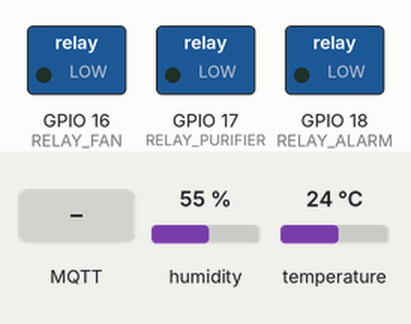
Recording of a sketch running on a simulated ESP32. Shown: switched loads named in the sketch (green lamp = pin HIGH). The test bench sets the inputs (shaded band); at power-on: humidity 55 %, temperature 24 °C. WiFi joins after 1.5 s; servers stay silent unless stated; random numbers use the default seed unless the sketch sets one; no MQTT or app messages arrive unless stated; what the sketch prints to the serial monitor is not drawn.

Above: at 2.7 s.
2.8 s: MQTT message "ON" arrives on the first subscribed topic
At 5.7 s:
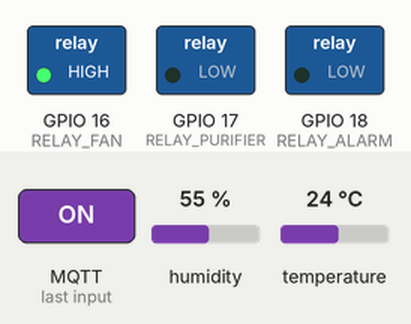
6.5 s: MQTT message "ON" arrives on the second subscribed topic
At 7.3 s:
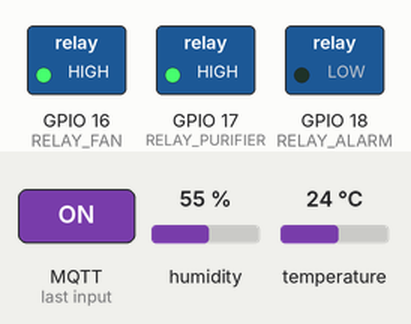
8.0 s: MQTT message "1" arrives on the first subscribed topic
At 8.4 s:
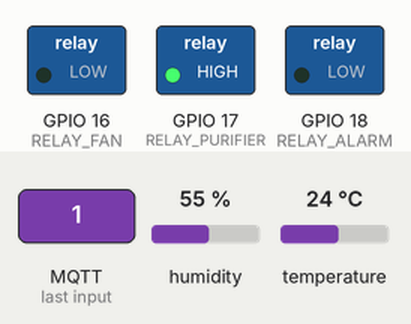
9.5 s: MQTT message "ON" arrives on the third subscribed topic
At 10.7 s:
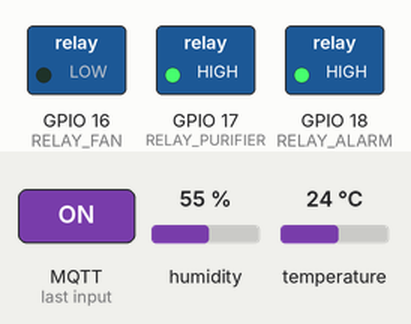
11.0 s: MQTT message "1" arrives on the second subscribed topic
At 12.0 s:
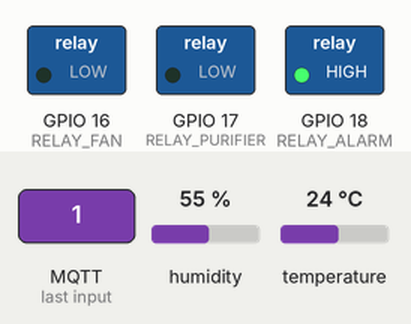
12.5 s: MQTT message "ON" arrives on the first subscribed topic
At 13.1 s:
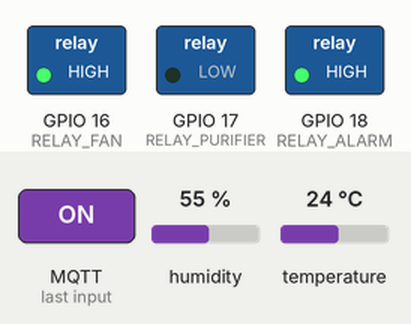
Timing chart, 0 to 15.0 s (numbered marks = the images above; inputs shaded):
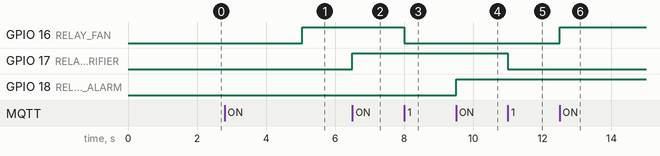

Measured:
- after the input at 2.8 s, GPIO 16 (RELAY_FAN): LOW → HIGH after 2.3 s
- after the input at 6.5 s, GPIO 17 (RELAY_PURIFIER): LOW → HIGH at once
- after the input at 8.0 s, GPIO 16 (RELAY_FAN): HIGH → LOW at once
- after the input at 9.5 s, GPIO 18 (RELAY_ALARM): LOW → HIGH at once
- after the input at 11.0 s, GPIO 17 (RELAY_PURIFIER): HIGH → LOW at once
- after the input at 12.5 s, GPIO 16 (RELAY_FAN): LOW → HIGH at once

The sketch:

SmartIndoorAirMonitor.ino
```cpp
/*
 * Smart Air Quality Monitoring System
 * ESP32 Firmware
 *
 * This code implements a smart indoor air quality monitoring system using:
 * - DHT11 for temperature and humidity
 * - MQ135 for gas/air quality
 * - 3 relays for fan, purifier, and alarm control
 * - MQTT communication with a local broker
 */

#include <WiFi.h>
#include <PubSubClient.h>
#include <DHT.h>

// WiFi credentials
const char* ssid = "JARVIS";
const char* password = "jarvis$100";

// MQTT Broker settings
const char* mqtt_server = "192.168.43.4"; // Change to your MQTT broker IP
const int mqtt_port = 1883;
// const char* mqtt_username = "mqttuser";    // Optional
// const char* mqtt_password = "mqttpass";    // Optional

// MQTT Topics
const char* topic_temp = "sensor/data/temperature";
const char* topic_humidity = "sensor/data/humidity";
const char* topic_air_quality = "sensor/data/air_quality";

const char* topic_relay_fan = "device/control/relay1";
const char* topic_relay_purifier = "device/control/relay2";
const char* topic_alarm = "device/control/alarm";

// Pin definitions
#define DHTPIN 4        // Digital pin connected to the DHT sensor
#define DHTTYPE DHT11   // DHT 11
#define MQ135_PIN 34    // Analog pin for MQ135 gas sensor

#define RELAY_FAN 16     // Fan relay
#define RELAY_PURIFIER 17  // Purifier relay
#define RELAY_ALARM 18     // Alarm relay

// Variables for sensor readings
float temperature = 0.0;
float humidity = 0.0;
int airQuality = 0;

// Timers
unsigned long lastSensorReadTime = 0;
const long sensorInterval = 10000; // Read sensors every 10 seconds

unsigned long lastReconnectAttempt = 0;
const long reconnectInterval = 5000; // Try to reconnect every 5 seconds

// WiFi and MQTT client instances
WiFiClient espClient;
PubSubClient client(espClient);
DHT dht(DHTPIN, DHTTYPE);

void setup() {
  // Initialize serial communication
  Serial.begin(115200);

  // Initialize sensors
  dht.begin();

  // Initialize relay pins as outputs
  pinMode(RELAY_FAN, OUTPUT);
  pinMode(RELAY_PURIFIER, OUTPUT);
  pinMode(RELAY_ALARM, OUTPUT);

  // Set initial relay states (LOW = off)
  digitalWrite(RELAY_FAN, LOW);
  digitalWrite(RELAY_PURIFIER, LOW);
  digitalWrite(RELAY_ALARM, LOW);

  // Setup WiFi
  setupWiFi();

  // Setup MQTT
  client.setServer(mqtt_server, mqtt_port);
  client.setCallback(callback);
}

void loop() {
  // Check WiFi connection
  if (WiFi.status() != WL_CONNECTED) {
    setupWiFi();
  }

  // Check MQTT connection
  if (!client.connected()) {
    reconnectMQTT();
  }

  // MQTT client loop
  client.loop();

  // Read sensors and publish data at specified intervals
  unsigned long currentMillis = millis();
  if (currentMillis - lastSensorReadTime >= sensorInterval) {
    lastSensorReadTime = currentMillis;

    // Read sensors
    readSensors();

    // Publish sensor data
    publishSensorData();
  }
}

void setupWiFi() {
  Serial.println("Connecting to WiFi...");

  WiFi.begin(ssid, password);

  int attempts = 0;
  while (WiFi.status() != WL_CONNECTED && attempts < 20) {
    delay(500);
    Serial.print(".");
    attempts++;
  }

  if (WiFi.status() == WL_CONNECTED) {
    Serial.println("\nWiFi connected");
    Serial.print("IP address: ");
    Serial.println(WiFi.localIP());
  } else {
    Serial.println("\nFailed to connect to WiFi");
  }
}

void reconnectMQTT() {
  unsigned long currentMillis = millis();

  // Attempt to reconnect only at specified intervals
  if (currentMillis - lastReconnectAttempt >= reconnectInterval) {
    lastReconnectAttempt = currentMillis;

    Serial.print("Attempting MQTT connection...");

    // Create a random client ID
    String clientId = "ESP32Client-";
    clientId += String(random(0xffff), HEX);

    // Attempt to connect
    if (client.connect(clientId.c_str())) {
      Serial.println("connected");

      // Subscribe to control topics
      client.subscribe(topic_relay_fan);
      client.subscribe(topic_relay_purifier);
      client.subscribe(topic_alarm);

    } else {
      Serial.print("failed, rc=");
      Serial.print(client.state());
      Serial.println(" try again in 5 seconds");
    }
  }
}

void callback(char* topic, byte* payload, unsigned int length) {
  // Convert payload to string
  String message;
  for (int i = 0; i < length; i++) {
    message += (char)payload[i];
  }

  Serial.print("Message arrived [");
  Serial.print(topic);
  Serial.print("] ");
  Serial.println(message);

  // Control relays based on topics
  if (String(topic) == topic_relay_fan) {
    digitalWrite(RELAY_FAN, message == "ON" ? HIGH : LOW);
    Serial.println(message == "ON" ? "Fan turned ON" : "Fan turned OFF");
  }
  else if (String(topic) == topic_relay_purifier) {
    digitalWrite(RELAY_PURIFIER, message == "ON" ? HIGH : LOW);
    Serial.println(message == "ON" ? "Purifier turned ON" : "Purifier turned OFF");
  }
  else if (String(topic) == topic_alarm) {
    digitalWrite(RELAY_ALARM, message == "ON" ? HIGH : LOW);
    Serial.println(message == "ON" ? "Alarm turned ON" : "Alarm turned OFF");
  }
}

void readSensors() {
  // Read DHT11 sensor
  humidity = dht.readHumidity();
  temperature = dht.readTemperature();

  // Check if DHT11 reading failed
  if (isnan(humidity) || isnan(temperature)) {
    Serial.println("Failed to read from DHT sensor!");
    return;
  }

  // Read MQ135 gas sensor
  airQuality = analogRead(MQ135_PIN);

  // Print sensor readings to Serial Monitor
  Serial.print("Temperature: ");
  Serial.print(temperature);
  Serial.print(" °C, Humidity: ");
  Serial.print(humidity);
  Serial.print(" %, Air Quality: ");
  Serial.println(airQuality);
}

void publishSensorData() {
  // Convert sensor readings to strings
  char tempStr[10];
  char humStr[10];
  char aqStr[10];

  // Format to 2 decimal places for temperature and humidity
  dtostrf(temperature, 4, 2, tempStr);
  dtostrf(humidity, 4, 2, humStr);

  // Convert air quality value to string
  sprintf(aqStr, "%d", airQuality);

  // Publish sensor data to MQTT topics
  client.publish(topic_temp, tempStr);
  client.publish(topic_humidity, humStr);
  client.publish(topic_air_quality, aqStr);

  Serial.println("Sensor data published to MQTT");
}
```
